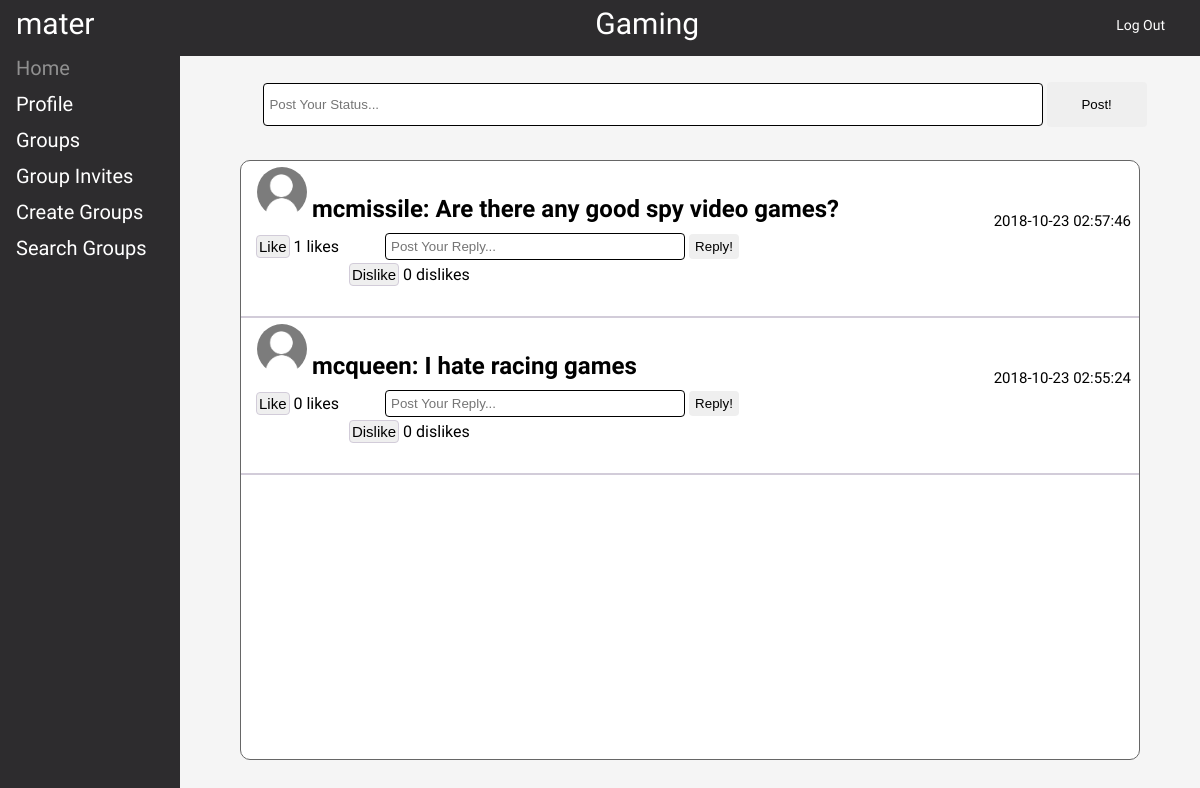
Page /home.php?id=2&type=private (signed in) on the committed database.
### tables this page shows
CREATE TABLE `groups` (
  `group_id` int(10) UNSIGNED NOT NULL,
  `group_name` varchar(50) NOT NULL,
  `type` varchar(10) NOT NULL,
  `owner_id` int(10) UNSIGNED NOT NULL
);

CREATE TABLE `messages` (
  `msg_id` int(10) UNSIGNED NOT NULL,
  `user_id` int(10) UNSIGNED NOT NULL,
  `msg` varchar(6000) NOT NULL,
  `post_time` timestamp NOT NULL DEFAULT CURRENT_TIMESTAMP,
  `group_id` int(10) UNSIGNED NOT NULL,
  `likes` int(10) UNSIGNED NOT NULL,
  `dislikes` int(10) UNSIGNED NOT NULL,
  `parent_id` int(10) UNSIGNED NOT NULL DEFAULT '0',
  `hasChildren` tinyint(1) NOT NULL DEFAULT '0'
);

CREATE TABLE `users` (
  `id` int(10) UNSIGNED NOT NULL,
  `fname` varchar(50) NOT NULL,
  `lname` varchar(50) NOT NULL,
  `password` varchar(60) NOT NULL,
  `email` varchar(50) NOT NULL,
  `username` varchar(50) NOT NULL,
  `img` varchar(580) NOT NULL
);

### home.php (the view, shortened to what this page needs)
<?php
	include ('connection.php');
	if(isset($_GET['id'])) {
		$groupID = $_GET['id'];
	} else {
		$groupID = "1";
	}
?>
<!doctype HTML>
<html>
	<head>
		<link rel="stylesheet" type="text/css" href="css/style.css">
	</head>
	<body>
		<div class="header">
			<?php
				echo "<div id='logo'>";
					echo $_SESSION['username'];
				echo "</div>";
				echo "<div id='group_logo'>";
					$queryGroups = "SELECT groups.group_id,groups.group_name FROM groups WHERE groups.group_id = ".$groupID."";
					$userGroups = $conn->query($queryGroups);
					if ($userGroups->num_rows > 0) {
						while($row = $userGroups->fetch_assoc()) {
							if($row['group_id']) {
								echo  $row['group_name']. "";
							}
						}
					}
				echo "</div>";
			?>
			<div class="menu">
				<ul>
					<li><a href="loggedout.php">Log Out</a></li>
				</ul>
			</div>
		</div>
		<div class="sidemenu">
			<ul>
				<li class="active"><a href="home.php">Home</a></li>
			</ul>
			<ul>
				<li><a href="profile.php">Profile</a></li>
			</ul>
			<ul id="submenu">
				<li>
					<span>Groups</span>
				</li>
			</ul>
			 <ul>
			 	<li><a href="invite_groups.php">Group Invites</a></li>
				<li><a href="create_groups.php">Create Groups</a></li>
				<li><a href="search_groups.php">Search Groups</a></li>
            </ul>
		</div>
		<div class = "feed">
				<?php
					$replyFeed = "SELECT username, msg, post_time, msg_id, likes, dislikes, parent_id, hasChildren, img from users inner join messages on users.id = messages.user_id WHERE group_id = " . $groupID . " ORDER BY msg_id DESC";
					$resultFeed = $conn->query($replyFeed);
					if ($resultFeed->num_rows > 0) {
						while ($row_reply = $resultFeed->fetch_assoc()) {
							if ($row_reply['parent_id'] == 0 && $row_reply['hasChildren'] == 0) {
								if($row_reply['img'] == '') {
									echo "<span>"."<img id ='chat_avatar' width='50' height='50' src='uploads/profiledefault.png' alt='Default Profile Pic'>" . "<h2 id ='userName'>" . $row_reply['username'] . ": " . htmlspecialchars($row_reply['msg'])."</h2>" . "<div class='time'>" . $row_reply['post_time'] . "</div>"."</span>";
									echo "<div class='reply_pos'><form action='home.php?id=" . $groupID . "' method='POST'>
									<input id='reply' type='text' name='reply' value='' placeholder='Post Your Reply...'>
									<input id='reply_submit' type='submit' name='reply_submit' value='Reply!'>
									</form></div>";
								}
								echo "<form action='home.php?id=" . $groupID . "&liked=" . $row_reply['msg_id'] . "' method='POST'>
								<div class='likeys'><input id='like_input'type='submit' name='like' value='Like'>"." ".$row_reply['likes']." likes</div>
								</form>";
								echo "<form action='home.php?id=" . $groupID . "&disliked=" . $row_reply['msg_id'] . "' method='POST'>
								<div class='dislikeys'><input id='dislike_input'type='submit' name='dislike' value='Dislike'>"." ".$row_reply['dislikes']." dislikes</div>
								</form>";
								echo "<div class='underline'>";
								echo "</div>";
							}
						}
					}
				?>
		</div>
		<div class="posting">
			<?php
				echo "<form action='home.php?id=" . $groupID . "' method='POST'>
					<input id='messeging' type='text' name='message' value='' placeholder='Post Your Status...'>
					<input id='msg_submit' type='submit' name='submit' value='Post!'>
					</form>";
			?>
		</div>
	</body>
</html>

### css/style.css (style rules this page uses)
* { margin: 0; padding: 0; }
html, body { font-family: 'Exo 2', sans-serif; height: 100%; width: 100%; background-color: whitesmoke; }
.header { position: fixed; top: 0; background-color: #2D2C2E; height: 56px; border-bottom: 0px; padding-left: auto; padding-right: auto; width: 100%; }
#logo { background-color: #2D2C2E; float: left; color: #FFFFFF; text-decoration: none; font-size: 30px; padding: 6px 8px 6px 16px; background-repeat: no-repeat; }
#group_logo { background-color: #2D2C2E; color: #FFFFFF; text-align: center; font-size: 30px; padding: 6px 8px 6px 16px; background-repeat: no-repeat; }
.menu { position: fixed; background-color: #2D2C2E; text-decoration: none; top: 0px; right: 0px; height: 37px; padding-top: 17px; padding-right: 25px; }
.menu ul { list-style-type: none; margin: 0; padding: 0; overflow: hidden; }
.menu a { float: right; color: #FFFFFF; text-decoration: none; font-size: 14px; background-repeat: no-repeat; padding-left: 10px; padding-right: 10px; }
.sidemenu { position: fixed; top: 50px; font-size: 20px; width: 15%; color: #FFFFFF; display: inline-block; background-color: #2D2C2E; height: 100%; }
.sidemenu ul { list-style-type: none; }
.sidemenu li a { display: block; padding: 6px 8px 6px 16px; text-decoration: none; color: #FFFFFF; }
span { display: block; padding: 6px 8px 6px 16px; text-decoration: none; }
#submenu span { cursor: pointer; }
li.active > a { color: #909090; }
#userName { display: inline; padding-top: 25px; padding-bottom: 5px; margin-left: 5px; margin-right: 5px; word-break: break-word; }
.time { display: inline; font-size: 15px; margin-top: 45px; float: right; }
.likeys { margin-top: 5px; margin-left: 15px; float: left; display: inline; }
.dislikeys { margin-top: 5px; margin-left: 15px; }
.reply_pos { position: relative; float: right; display: inline; margin-right: 400px; }
#reply { background-color: #FFFFFF; border: 1px solid black; font-size: 15 px; padding: 5px; width: 300px; margin-bottom: 3px; margin-top: 3px; border: 1 px black; border-radius: 4px; outline: none; }
#reply_submit { font-size: 15 px; padding: 5px; width: 50px; margin-bottom: 3px; margin-top: 3px; border: 1px; border-radius: 4px; outline: none; }
#like_input { font-size: 15px; padding: 2px; border: 1px solid #D2CCD9; border-radius: 4px; margin-bottom: 30px; }
#dislike_input { font-size: 15px; padding: 2px; border: 1px solid #D2CCD9; border-radius: 4px; margin-bottom: 30px; margin-left: 10px; }
.posting { position: fixed; margin-top: 80px; left: 105px; width: 100%; font-size: 13px; color: white; text-align: center; }
#messeging { background-color: #FFFFFF; border: 1px solid black; font-size: 15 px; padding: 5px; width: 65%; margin-bottom: 3px; margin-top: 3px; border: 1 px black; border-radius: 4px; height: 43px; outline: none; }
#msg_submit { font-size: 15 px; padding: 5px; width: 100px; margin-bottom: 3px; border: 1px; height: 45px; border-radius: 4px; outline: none; }
#chat_avatar { border-radius: 50%; }
.feed { position: fixed; margin-top: 160px; left: 20%; height: 75%; width: 75%; overflow-y:auto; overflow: auto; border: 1px solid #666; border-radius: 10px; background-color: #FFFFFF; }
.underline { padding-top: 1px; padding-bottom: 1px; width: 100%; background-color: #D2CCD9; color: white; }
*, *::after, *::before { box-sizing: border-box; }

### rows in the picture
groups: group_name "Gaming"
messages: parent_id 0 (drawn), user.username "mcmissile", msg "Are there any good spy video games?", post_time "2018-10-23 02:57:46", likes "1", dislikes "0"
messages: parent_id 0 (drawn), user.username "mcqueen", msg "I hate racing games", post_time "2018-10-23 02:55:24", likes "0", dislikes "0"

### other values in the picture
$_SESSION['username'] "mater"
